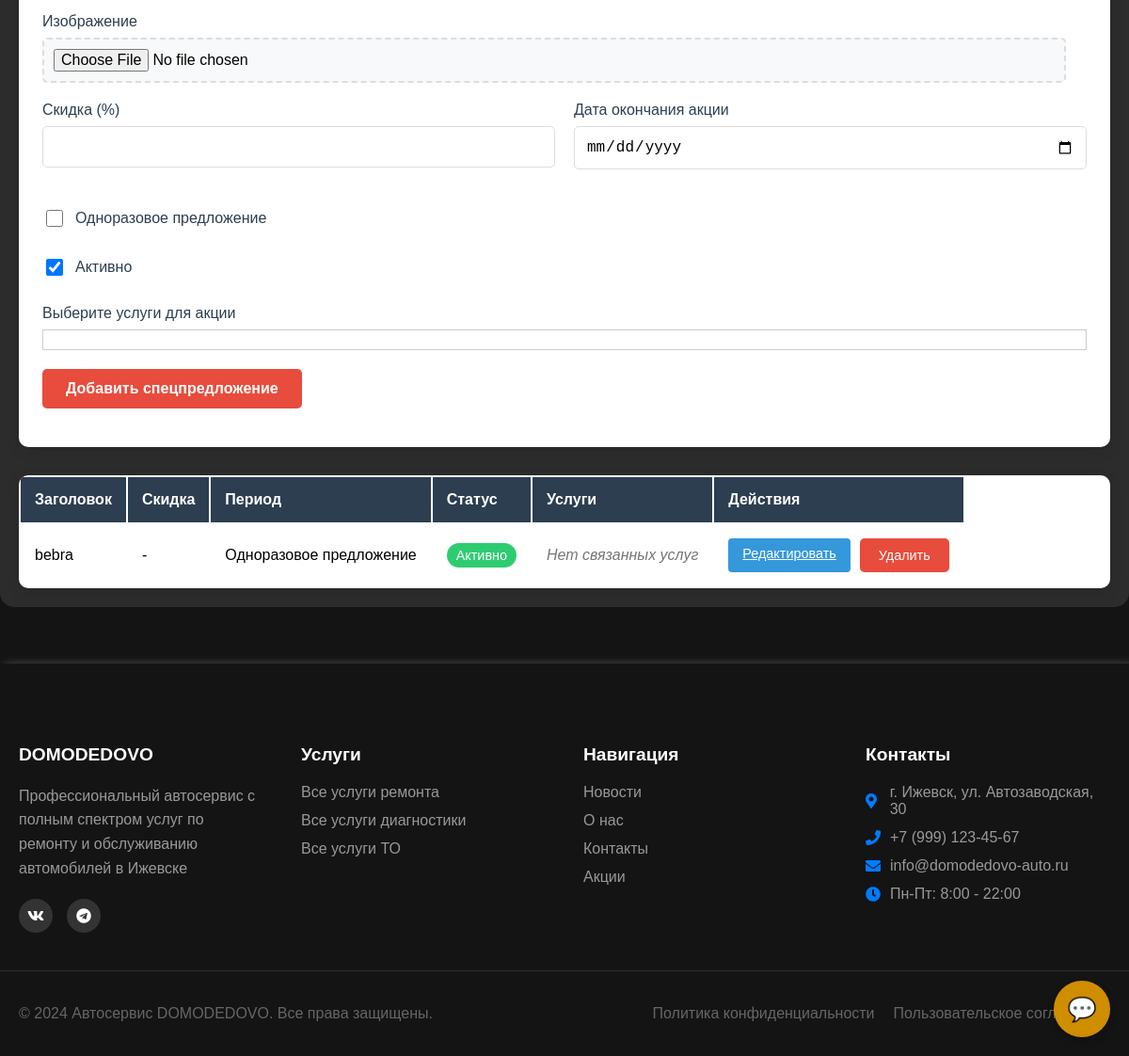
Before: /offers/manage/ (signed in, lower part) with the older database file.
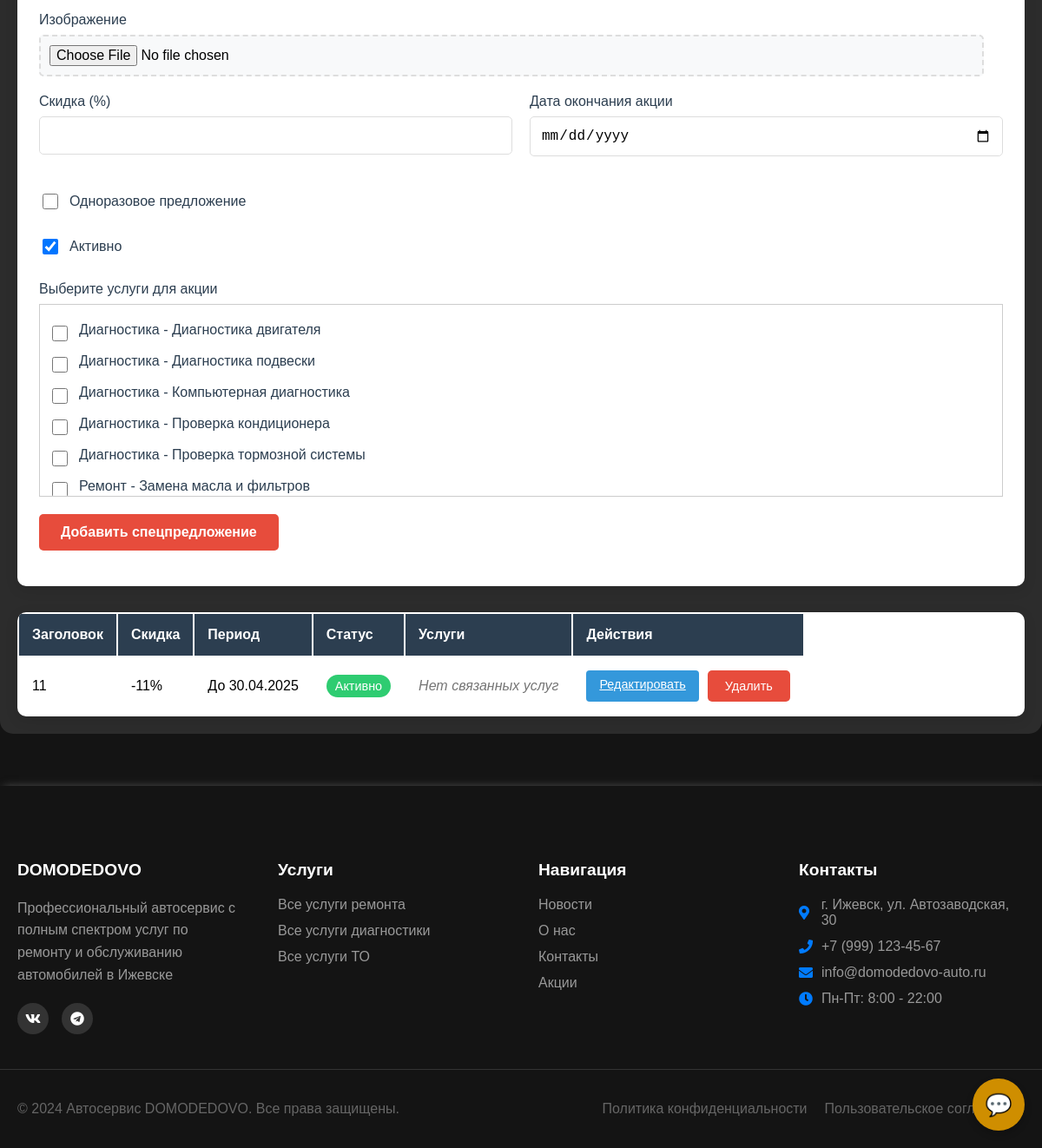
After: the same page with the newer database file.
### app/models.py (models this page shows, shortened)
class SpecialOffer(models.Model):
    title = models.CharField(max_length=200, verbose_name="Заголовок")
    content = models.TextField(verbose_name="Содержание")
    image = models.ImageField(upload_to='offers/', verbose_name="Изображение")
    end_date = models.DateField(verbose_name="Дата окончания акции", null=True, blank=True)
    is_one_time = models.BooleanField(default=False, verbose_name="Одноразовое предложение")
    discount_percent = models.PositiveIntegerField("Скидка (%)", null=True, blank=True)
    is_active = models.BooleanField(default=True, verbose_name="Активно")
    created_at = models.DateTimeField(auto_now_add=True)
    services = models.ManyToManyField(
        ServiceType,
        through='ServiceSpecialOffer',
        related_name='special_offers',
        verbose_name="Связанные услуги"
    )
    class Meta:
        verbose_name = "Спецпредложение"
        verbose_name_plural = "Спецпредложения"
        ordering = ['-created_at']

### app/views.py (the view)
# urls.py: path('offers/manage/', app_views.manage_special_offers, name='manage_special_offers'),
@login_required
def manage_special_offers(request):
    if request.method == 'POST':
        form = SpecialOfferForm(request.POST, request.FILES)
        if form.is_valid():
            try:
                special_offer = form.save()
                messages.success(request, 'Спецпредложение успешно добавлено')
                return redirect('manage_special_offers')
            except Exception as e:
                messages.error(request, f'Ошибка при сохранении: {str(e)}')
        else:
            for field, errors in form.errors.items():
                for error in errors:
                    messages.error(request, f'Ошибка в поле {field}: {error}')
    else:
        form = SpecialOfferForm()
    offers = SpecialOffer.objects.prefetch_related('services').all()
    return render(request, 'news/manage_special_offers.html', {
        'form': form,
        'offers': offers,
        'title': 'Управление спецпредложениями'
    })

### app/models.py (called while the page is built)
    def __str__(self):
        return f"{self.category} - {self.name}"

### chat/context_processors.py (called while the page is built)
def support_status(request):
    if request.user.is_authenticated:
        return {
            'is_support_user': is_support(request.user),
            'support_unread_count': 0
        }
    return {
        'is_support_user': False,
        'support_unread_count': 0
    }

### chat/views.py (called while the page is built)
def is_support(user):
    return hasattr(user, 'profile') and user.profile.role == 'support'

### templates/news/manage_special_offers.html (shortened to what the changed rows need)
{% extends 'header.html' %}
{% load static %}
{% block content %}
<div class="management-container">
    <div class="form-card">
        <form method="post" enctype="multipart/form-data" class="management-form">
            <div class="form-group1">
                <label for="{{ form.services.id_for_label }}">{{ form.services.label }}</label>
                <div class="services-selection">
                    {% for service in form.services %}
                    <div class="checkbox-group">
                        {{ service.tag }}
                        <label for="{{ service.id_for_label }}">
                            {{ service.choice_label }}
                        </label>
                    </div>
                    {% endfor %}
                </div>
            </div>
        </form>
    </div>
    <div class="records-table">
        <table>
            <thead>
                <tr>
                    <th>Заголовок</th>
                    <th>Скидка</th>
                    <th>Период</th>
                    <th>Статус</th>
                    <th>Услуги</th>
                    <th>Действия</th>
                </tr>
            </thead>
            <tbody>
                {% for offer in offers %}
                <tr>
                    <td>{{ offer.title }}</td>
                    <td>{% if offer.discount_percent %}
        -{{ offer.discount_percent }}%
    {% else %}
        -
    {% endif %}</td>
                    <td>
                        {% if offer.is_one_time %}
                            Одноразовое предложение
                        {% elif offer.end_date %}
                            До {{ offer.end_date|date:"d.m.Y" }}
                        {% else %}
                            Бессрочно
                        {% endif %}
                    </td>
                    <td>
                        <span class="status-badge {% if offer.is_active %}status-active{% else %}status-inactive{% endif %}">
                            {% if offer.is_active %}Активно{% else %}Неактивно{% endif %}
                        </span>
                    </td>
                    <td>
                        {% for service in offer.services.all %}
                            <span class="service-badge">{{ service.name }}</span>
                        {% empty %}
                            <span class="no-services">Нет связанных услуг</span>
                        {% endfor %}
                    </td>
                    <td class="action-buttons">
                        <a href="{% url 'edit_special_offer' offer.id %}" class="btn-edit">Редактировать</a>
                        <a href="{% url 'delete_special_offer' offer.id %}" class="btn-delete">Удалить</a>
                    </td>
                </tr>
                {% empty %}
                <tr>
                    <td colspan="6" style="text-align: center;">Нет добавленных спецпредложений</td>
                </tr>
                {% endfor %}
            </tbody>
        </table>
    </div>
</div>
{% endblock %}

Changed rows visible on the page:
removed SpecialOffer: title "bebra", is_one_time "Одноразовое предложение", is_active "Активно"
added SpecialOffer: title "11", discount_percent "11", end_date "30.04.2025", is_active "Активно"
Other visible differences:
new list line: "☐ Диагностика - Диагностика двигателя"
new list line: "☐ Диагностика - Диагностика подвески"
new list line: "☐ Диагностика - Компьютерная диагностика"
new list line: "☐ Диагностика - Проверка кондиционера"
new list line: "☐ Диагностика - Проверка тормозной системы"
new list line: "☐ Ремонт - Замена масла и фильтров"
